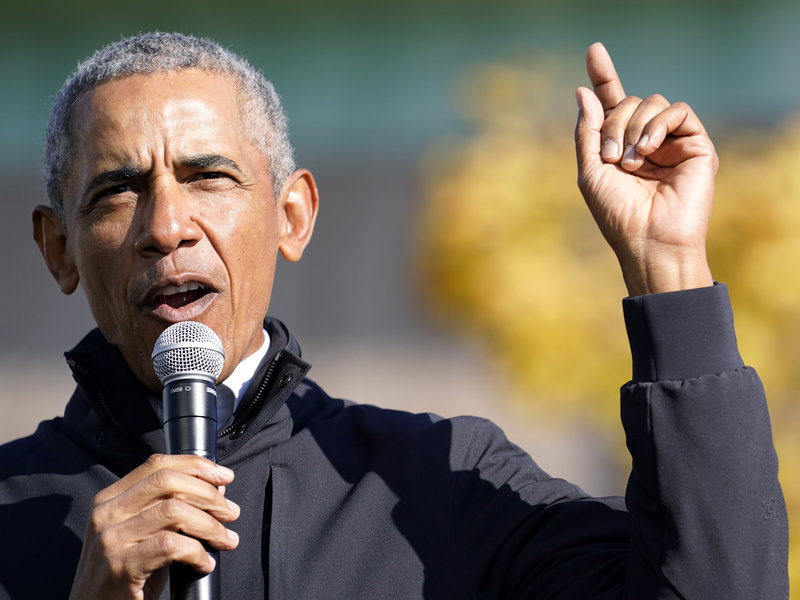
#> input picture Semana9-Deteccion-Objetos/img/obama.jpg, 800 x 600 px
$ jupyter execute 2-Cascadas-Haar.ipynb
#> lines starting #> are read from the running program, lines starting #| are printed output that depends on the picture; after the words box and inside, x2 and y2 are one past the last pixel; in counts of white or black regions, pixels touching at a corner belong together
### Haar Feature-based Cascade Classifier

La detección de objetos mediante clasificadores en cascada basados en features "Haar" es un método eficaz de detección de objetos propuesto por Paul Viola y Michael Jones en su artículo, "Detección rápida de objetos mediante una cascada mejorada de características simples" en 2001. Es un enfoque basado en el aprendizaje automático en el que la función de cascada se entrena a partir de muchas imágenes positivas y negativas. Luego se usa para detectar objetos en otras imágenes.

Los Haar features funcionan similarmente a las capas convolucionales donde se buscan ciertos patrones. Cada feature es un valor único obtenido al restar la suma de píxeles debajo del rectángulo blanco de la suma de píxeles debajo del rectángulo negro.

Considere la siguiente imagen. La fila superior muestra dos buenas características. La primera característica seleccionada parece centrarse en la propiedad de que la región de los ojos suele ser más oscura que la región de la nariz y las mejillas. La segunda característica seleccionada se basa en la propiedad de que los ojos son más oscuros que el puente de la nariz. Pero las mismas ventanas que se aplican en las mejillas o en cualquier otro lugar son irrelevantes. Entonces, ¿cómo seleccionamos las mejores de entre más de 160000 fetures? Con Adaboost!

Adaboost usa una ventana que va moviendo para verificar los filtros. Por ejemplo en una ventana de 24x24 se pueden obtener hasta 6000 mil features. Eso quiere decir que cada movimiento de la ventana debe validar los 6000 features, y esto es algo ineficiente...

Para solucionar el problema, se introduce el concepto de clasificadores en cascada. En lugar de probar los 6000 mil filtros de una sola vez en la ventana, solamente se aplican algunos (digamos 1, 8, 16, 32, 48), si el resultado de esto filtros es negativo, osea no hay deteccion del objeto de interes, entonces la ventana se mueve al siguiente lugar y se descarta la ventana anterior.

Para aprender mas sobre Adaboost, puede consultar el paper original: https://www.cs.cmu.edu/~efros/courses/LBMV07/Papers/viola-cvpr-01.pdf

Para aprender a entrenar este algoritmo con OpenCV, puede consultar la siguiente referencia: https://docs.opencv.org/2.4/doc/user_guide/ug_traincascade.html

#### Beneficios de Haar Cascades

- Deteccion super veloz incluso con CPU.
- el modelo se salva en un XML liviano.
- Disponible en OpenCV
- Ya existen varios modelos pre-entrenados (ver carpeta Haar)

#### Problemas de Haar Cascades

- Se debe generar archivos con etiquetas (Xmin, Ymin) - (Xmax, Ymax) para cada objeto de interes. (esto es lento de hacer)
- Se ocupan muchas imagenes positivas y negativas para entrenar el clasificador.
- Es tieso! si als imagenes tienen rotaciones, sombras, o bien tienen un scaling diferente el clasificador se va a perder.
- debe trabaja en blanco y negro.

[cell 1]
# !conda install -c conda-forge opencv

import matplotlib.pyplot as plt
import numpy as np
import cv2

[cell 2]
# cargar los modelos
face_cascade = cv2.CascadeClassifier('haar/haarcascade_frontalface_default.xml')
eye_cascade = cv2.CascadeClassifier('haar/haarcascade_eye.xml')

# se carga la imagen de prueba y se convierte en b/w
img = cv2.imread('img/obama.jpg') # probar con obama.jpg
#> img is the input picture: shape (600, 800, 3); mean B, G, R 90.1, 103.9, 112.8
gray = cv2.cvtColor(img, cv2.COLOR_BGR2GRAY)
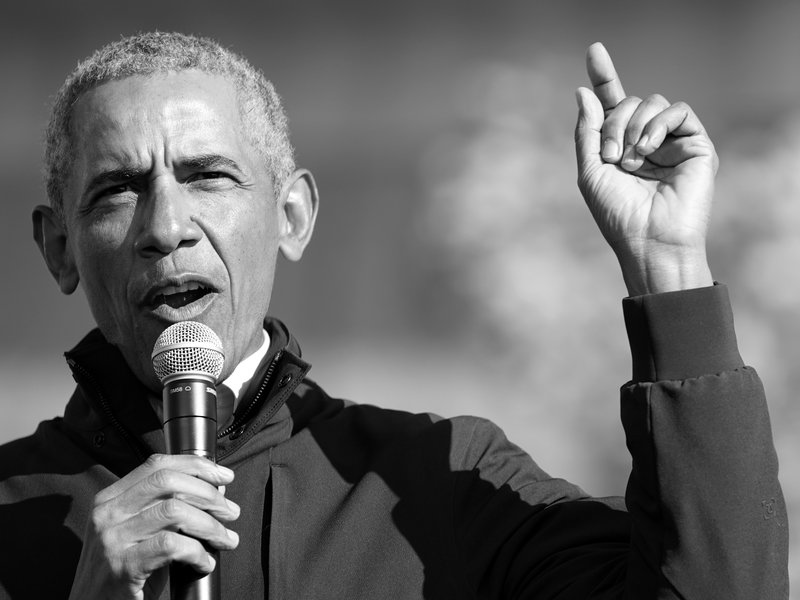
#> gray: shape (600, 800); min 0, max 255, mean 105

[cell 3]
# reconocimiento de caras
faces = face_cascade.detectMultiScale(gray, 1.3, 5)
#> faces = [[53, 90, 240, 240]]

for (x,y,w,h) in faces:
    img = cv2.rectangle(img,(x,y),(x+w,y+h),(255,0,0),2)
    roi_gray = gray[y:y+h, x:x+w]
    roi_color = img[y:y+h, x:x+w]

    # reconocimiento de ojos
    eyes = eye_cascade.detectMultiScale(roi_gray)
    for (ex,ey,ew,eh) in eyes:
        cv2.rectangle(roi_color,(ex,ey),(ex+ew,ey+eh),(0,255,0),2)
#> this loop made 1 pass
#> pass 1, `img = cv2.rectangle(img,(x,y),(x+w,y+h),(255,0,0),2)`:
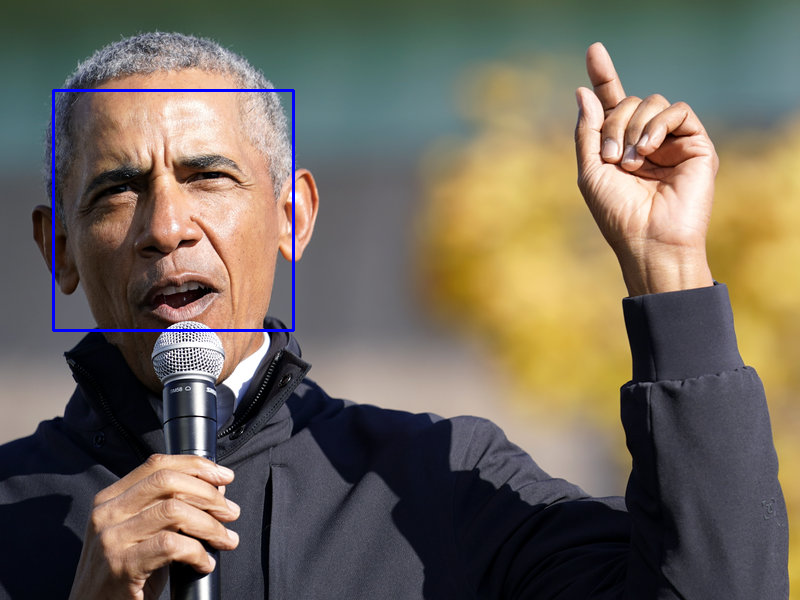
#> img: shape (600, 800, 3); 0.6% of pixels changed, all inside (x1, y1, x2, y2) = (52, 89, 295, 332)
#> pass 1, `roi_gray = gray[y:y+h, x:x+w]`:
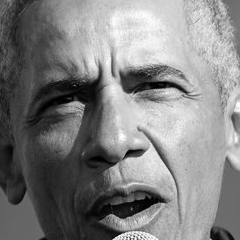
#> roi_gray: shape (240, 240); min 0, max 255, mean 129.3
#> pass 1, `roi_color = img[y:y+h, x:x+w]`:
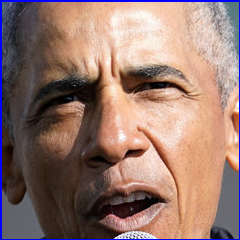
#> roi_color: shape (240, 240, 3); mean B, G, R 110.8, 119.3, 148.7

plt.imshow(img)

$ run again, with Semana9-Deteccion-Objetos/img/jack.jpg copied over Semana9-Deteccion-Objetos/img/obama.jpg
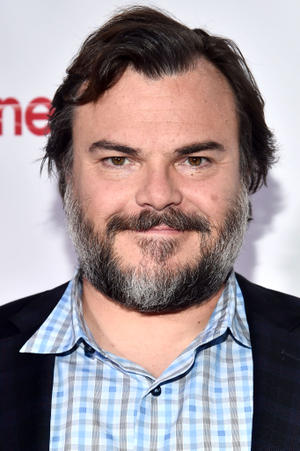
#> input picture Semana9-Deteccion-Objetos/img/jack.jpg, 300 x 451 px
#> img is the input picture: shape (451, 300, 3); mean B, G, R 150, 146.3, 159.4
#> `gray = cv2.cvtColor(img, cv2.COLOR_BGR2GRAY)`:
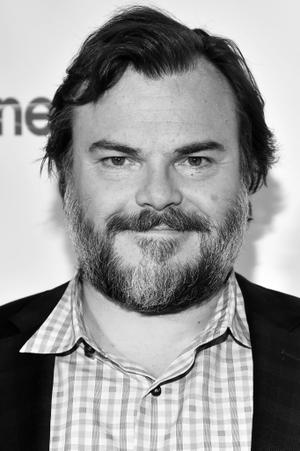
#> gray: shape (451, 300); min 0, max 255, mean 150.7
#> faces = [[51, 75, 210, 210]]
#> the loop `for (x,y,w,h) in faces:` made 1 pass
#> (x, y, w, h, eyes) on pass 1: (51, 75, 210, 210, [[45, 67, 38, 38], [118, 62, 48, 48]])
#> after the loop `for (x,y,w,h) in faces:`:
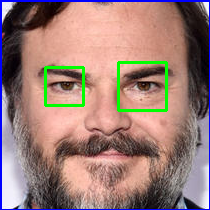
#> roi_color: shape (210, 210, 3); mean B, G, R 119.1, 125.6, 155.1
